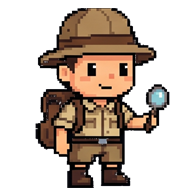
#> input picture Assets/explorer/src/explorer_idle.png, 192 x 192 px
$ python build-explorer-walk.py
#> lines starting #> are read from the running program, lines starting #| are printed output that depends on the picture
# Gezginin yürüme şeridini üretir: bacaklar prosedürel bir yürüyüş döngüsüyle piksel piksel çizilir.
#
# Kaynak görsellerdeki yürüyüş karelerinde bacaklar neredeyse aynı pozdaydı; adım belli olmuyordu.
# Bu araç tek bir gövde karesini (kalçadan yukarısı) alır, altına her karede yeni bacaklar çizer:
# basan ayak geriye kayar, salınan ayak dizden bükülüp yerden kalkarak öne gelir, gövde adım
# anında hafifçe çöker. Bacak çizimi kaynaktaki piksel boyuna (≈6 px) oturan bir ızgarada yapılır.
#
# Girdi:  Assets/explorer/src/explorer_idle.png  (192x192 duruş karesi)
#         Assets/explorer/src/explorer_body.png  (192x192 yürüyüş karesi; kalçadan yukarısı kullanılır)
# Çıktı:  Assets/explorer/explorer_walk.png      (kare 0 duruş, 1..N yürüyüş)
# Çalıştır: python tools/build-explorer-walk.py [önizleme.png]   (Pillow gerekir)
import math
import sys
from pathlib import Path

from PIL import Image

ROOT = Path(__file__).resolve().parent.parent / "Assets" / "explorer"
CELL = 192          # şerit kare boyu
PX = 6              # bir "sanat pikseli" (kaynaktaki piksel bloğu ≈ 6.4 px)
FRAMES = 8          # yürüyüş karesi sayısı (8 fps ile bir döngü 1 sn)
CUT_Y = 150         # gövde karesinde bacakların başladığı satır (şort paçasının üstü)
GROUND = 186        # ayak tabanının alt satırı
HIPS = (82, 108)    # sol (arka) ve sağ (ön) bacağın kalça merkezi, x
STRIDE = 3.2        # ayağın kalçaya göre en fazla ileri/geri kayması (sanat pikseli)
LIFT = 1.8          # salınan ayağın en fazla yerden kalkışı (sanat pikseli)
BOB = 4             # adım anında gövdenin çökmesi (px)

OUTLINE = (12, 8, 6)
SHORTS = (167, 129, 84)
SHORTS_DARK = (135, 94, 64)
SKIN = (248, 160, 116)
SKIN_DARK = (214, 128, 92)
BOOT = (97, 61, 44)
BOOT_DARK = (62, 36, 28)
SOLE = (40, 24, 18)

LEG_ROWS = (GROUND - CUT_Y) // PX   # ayakta dururken bacak kaç sanat pikseli boyunda (6)


def shade(c, k):
    return tuple(max(0, min(255, round(v * k))) for v in c)


def leg_cells(foot_x, lift, bend):
    """Bir bacağın sanat pikseli ızgarasındaki hücreleri: {(x, y): renk}. Kalça (0, 0)'da, y aşağı doğru.

    foot_x: ayağın kalçaya göre yatay konumu; lift: yerden kalkış; bend: dizin öne çıkışı.
    Her satırın merkezi kalça → diz → bilek çizgisi üzerinden bulunur; satırlar o merkeze
    göre boyanır (üstte şort paçası, sonra diz/bacak teni, en altta öne bakan bot)."""
    bottom = LEG_ROWS - lift              # tabanın satırı (kesirli)
    rows = max(4, round(bottom))
    knee_y = rows * 0.45
    knee_x = foot_x * 0.5 + bend

    def center(y):
        if y <= knee_y:
            return knee_x * (y / knee_y)
        t = (y - knee_y) / max(0.001, rows - knee_y)
        return knee_x + (foot_x - knee_x) * t

    cells = {}
    for r in range(rows):
        cx = center(r + 0.5)
        from_bottom = rows - 1 - r
        if from_bottom <= 2:                     # bot: 3 satır, alttaki iki satırda burun öne uzar
            left, right = -1.5, 1.5 + (1 if from_bottom <= 1 else 0)
            color = SOLE if from_bottom == 0 else (BOOT_DARK if from_bottom == 2 else BOOT)
        elif r <= 1:                             # şort paçası
            left, right = -2, 2
            color = SHORTS if r == 0 else SHORTS_DARK
        else:                                    # diz / bacak
            left, right = -1.5, 1.5
            color = SKIN
        for x in range(math.floor(cx + left + 0.5), math.floor(cx + right + 0.5)):
            cells[(x, r)] = color
    # 1 sanat piksellik koyu kontur (üst kenar hariç: gövdenin altına girer).
    outline = {}
    for (x, y) in cells:
        for dx, dy in ((1, 0), (-1, 0), (0, 1), (1, 1), (-1, 1)):
            n = (x + dx, y + dy)
            if n not in cells and n[1] >= 0:
                outline[n] = OUTLINE
    return {**outline, **cells}


def foot(phase):
    """Döngü evresine (0..1) göre ayağın (x, kalkış, diz bükümü)."""
    if phase < 0.5:                       # basma: ayak yerde, önden arkaya kayar
        t = phase / 0.5
        return STRIDE * (1 - 2 * t), 0.0, 0.0
    t = (phase - 0.5) / 0.5               # salınım: kalkar, öne gelir, iner
    e = 0.5 - 0.5 * math.cos(math.pi * t)
    lift = LIFT * math.sin(math.pi * t)
    return STRIDE * (2 * e - 1), lift, 1.2 * math.sin(math.pi * t)


def draw_leg(img, hip_x, top_y, phase, dim):
    fx, lift, bend = foot(phase)
    for (x, y), c in leg_cells(fx, lift, bend).items():
        if dim and c != OUTLINE:
            c = shade(c, 0.82)
        x0 = hip_x + x * PX
        y0 = top_y + y * PX
        for yy in range(y0, y0 + PX):
            for xx in range(x0, x0 + PX):
                if 0 <= xx < CELL and 0 <= yy < CELL:
                    img.putpixel((xx, yy), (*c, 255))


def walk_frame(body, i):
    phase = i / FRAMES
    # Ayaklar en açıkken (basma anı) gövde çöker, ayaklar yan yana geçerken kalkar.
    spread = abs(math.cos(2 * math.pi * phase))
    bob = round(BOB * spread)
    img = Image.new("RGBA", (CELL, CELL))
    top = CUT_Y - PX                      # bacak bir satır yukarıdan başlar; gövde bu satırı örter
    # Arka bacak (sol) önce ve hafif koyu; ön bacak (sağ) üstte.
    draw_leg(img, HIPS[0], top, (phase + 0.5) % 1, dim=True)
    draw_leg(img, HIPS[1], top, phase, dim=False)
    upper = body.crop((0, 0, CELL, CUT_Y))
    img.alpha_composite(upper, (0, bob))
    return img


def main():
    idle = Image.open(ROOT / "src" / "explorer_idle.png").convert("RGBA")
#> idle is the input picture: PIL image 192x192 RGBA; mean R, G, B, A 48.5, 36, 26.5, 102.6
    body = Image.open(ROOT / "src" / "explorer_body.png").convert("RGBA")
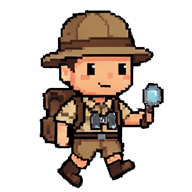
#> input picture Assets/explorer/src/explorer_body.png, 192 x 192 px
#> body is the input picture: PIL image 192x192 RGBA; mean R, G, B, A 42.4, 31, 23.1, 91.4
    strip = Image.new("RGBA", (CELL * (FRAMES + 1), CELL))
#> strip: PIL image 1728x192 RGBA; every value is 0
    strip.alpha_composite(idle, (0, 0))
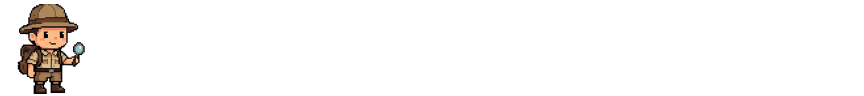
#> strip: PIL image 1728x192 RGBA (shown at 1/2 size); mean R, G, B, A 5.4, 4, 2.9, 11.4; transparent parts drawn white
    for i in range(FRAMES):
        strip.alpha_composite(walk_frame(body, i), (CELL * (i + 1), 0))
#> this loop made 8 passes
#> pass 1, in walk_frame, `upper = body.crop((0, 0, CELL, CUT_Y))`:
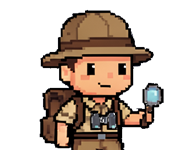
#> upper: PIL image 192x150 RGBA; mean R, G, B, A 50.2, 37, 27.5, 103.9; transparent parts drawn white
#> after the loop:
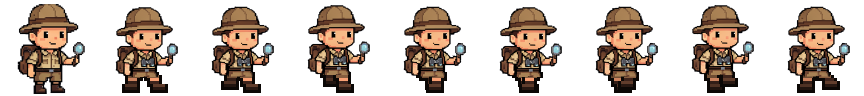
#> strip: PIL image 1728x192 RGBA (shown at 1/2 size); mean R, G, B, A 42.5, 31.2, 23.1, 95.1; transparent parts drawn white
    strip.save(ROOT / "explorer_walk.png")
    print(f"explorer: {FRAMES + 1} kare (1 duruş + {FRAMES} yürüyüş), {strip.width}x{strip.height}")
#| explorer: 9 kare (1 duruş + 8 yürüyüş), 1728x192

    if len(sys.argv) > 1:
        prev = Image.new("RGBA", (strip.width, strip.height * 2), (18, 22, 40, 255))
        light = Image.new("RGBA", strip.size, (235, 235, 240, 255))
        prev.paste(light, (0, strip.height))
        prev.alpha_composite(strip, (0, 0))
        prev.alpha_composite(strip, (0, strip.height))
        prev.save(sys.argv[1])


if __name__ == "__main__":
    main()
